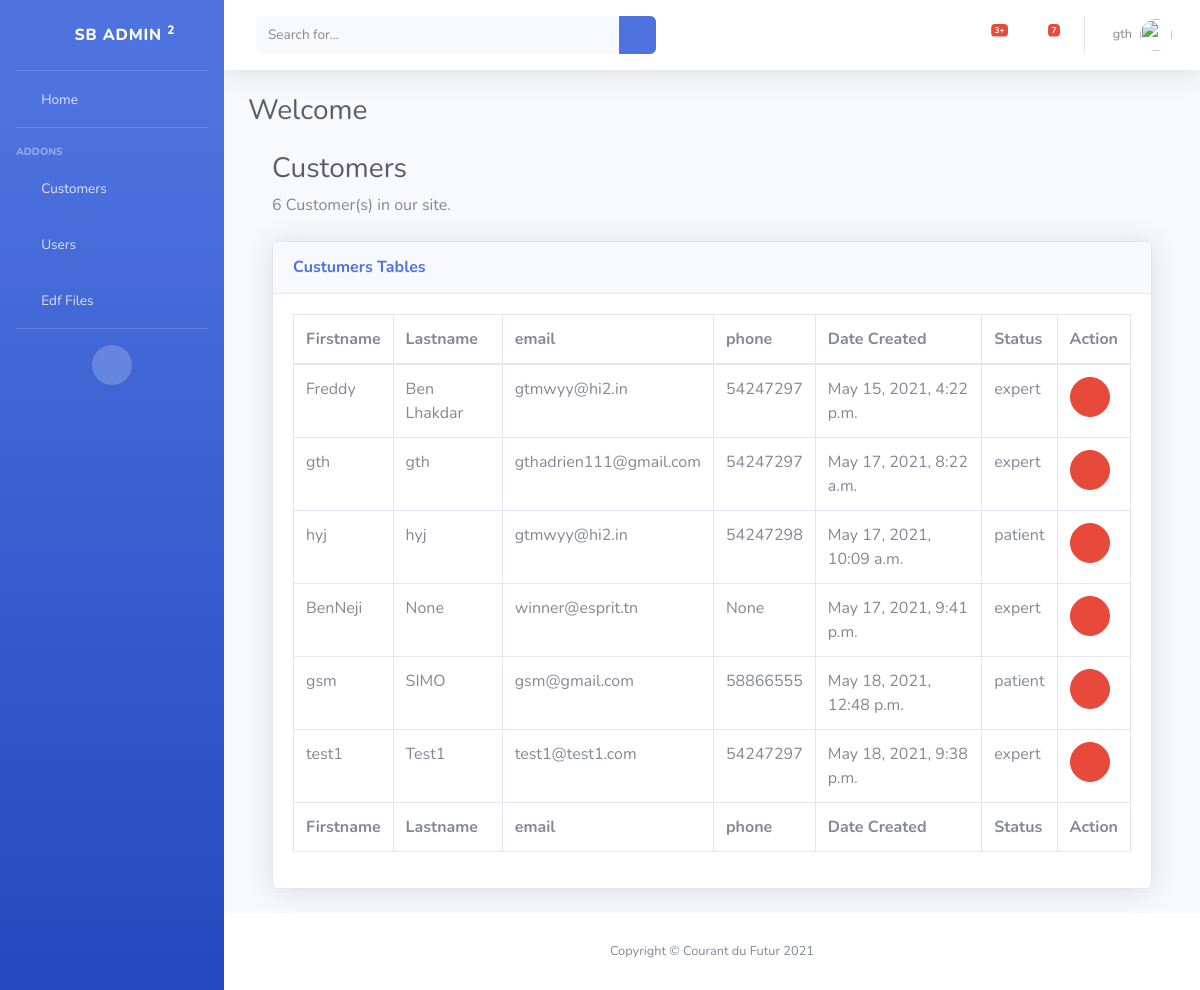
The page /dashboard/ (signed in) on the database its author committed.
### plateform/models.py (models this page shows, shortened)
class Customer(models.Model):
    STATUS = (
        ('patient','patient'),
        ('expert','expert')
    )
    user = models.OneToOneField(User,null=True,on_delete=models.CASCADE)
    lastname = models.CharField(max_length=100,null=True)
    firstname = models.CharField(max_length=100,null=True)
    email = models.CharField(max_length=100,null=True)
    phone = models.CharField(max_length=20,null=True)
    date_created = models.DateTimeField(auto_now_add=True,null=True)
    status = models.CharField(max_length=100,null=True,choices=STATUS)

### plateform/decorators.py (the view)
    def wrapper_function(request, *args, **kwargs):
            group = None
            if request.user.groups.exists():
                group = request.user.groups.all()[0].name
                print(group)
            if group == 'customer':
                return redirect('home')
            if group == 'admin':
                return view_func(request, *args, **kwargs)
            else:
                return redirect('home')

### plateform/views.py (called while the page is built)
@login_required(login_url='login')
@admin_only
def dashboard(request):
    customers = Customer.objects.all()
    total = customers.count()
    context =  {
        'total':total,
        'customers':customers
    }
    return render(request,'plateform/dashboard.html',context)

### plateform/templates/plateform/dashboard.html
{% extends 'plateform/base_admin.html' %}
{% load static %}
{% block content %}
    <h1 class="h3 mb-4 text-gray-800">Welcome</h1>
    <div class="container-fluid">
        <h1 class="h3 mb-2 text-gray-800">Customers</h1>
        <p class="mb-4">{{ total }} Customer(s) in our site.</p>
        <div class="card shadow mb-4">
            <div class="card-header py-3">
                <h6 class="m-0 font-weight-bold text-primary">Custumers Tables</h6>
            </div>
            <div class="card-body">
                <div class="table-responsive">
                    <table class="table table-bordered" id="dataTable" width="100%" cellspacing="0">
                        <thead>
                            <tr>
                                <th>Firstname</th>
                                <th>Lastname</th>
                                <th>email</th>
                                <th>phone</th>
                                <th>Date Created</th>
                                <th>Status</th>
                                <th>Action</th>
                            </tr>
                        </thead>
                        <tfoot>
                            <tr>
                                <th>Firstname</th>
                                <th>Lastname</th>
                                <th>email</th>
                                <th>phone</th>
                                <th>Date Created</th>
                                <th>Status</th>
                                <th>Action</th>
                            </tr>
                        </tfoot>
                        <tbody>
                            {% for c in customers%}
                            <tr>
                                <td>{{c.firstname}}</td>
                                <td>{{c.lastname}}</td>
                                <td>{{c.email}}</td>
                                <td>{{c.phone}}</td>
                                <td>{{c.date_created}}</td>
                                <td>{{c.status}}</td>
                                <td>
                                    <a href="#" class="btn btn-danger btn-circle">
                                        <i class="fas fa-trash"></i>
                                    </a>
                                </td>
                            </tr>
                            {% endfor %}
                        </tbody>
                    </table>
                </div>
            </div>
        </div>
    </div>
{% endblock content %}

### plateform/templates/plateform/base_admin.html (shortened to what this page needs)
{% load static %}
<!DOCTYPE html>
<html lang="en">
<head>
    <link href="{% static 'vendor/fontawesome-free/css/all.min.css' %}" rel="stylesheet" type="text/css">
    <link href="{% static 'css/sb-admin-2.min.css' %}" rel="stylesheet">
</head>
<body id="page-top">
    <div id="wrapper">
        <ul class="navbar-nav bg-gradient-primary sidebar sidebar-dark accordion" id="accordionSidebar">
            <a class="sidebar-brand d-flex align-items-center justify-content-center" href="{% url 'home' %}">
                <div class="sidebar-brand-icon rotate-n-15">
                    <i class="fas fa-laugh-wink"></i>
                </div>
                <div class="sidebar-brand-text mx-3">SB Admin <sup>2</sup></div>
            </a>
            <hr class="sidebar-divider my-0">
            <li class="nav-item">
                <a class="nav-link" href="{% url 'home' %}">
                    <i class="fas fa-fw fa-tachometer-alt"></i>
                    <span>Home</span></a>
            </li>
            <hr class="sidebar-divider">
            <div class="sidebar-heading">
                Addons
            </div>
            <li class="nav-item">
                <a class="nav-link" href="{% url 'dashboard' %}">
                    <i class="fas fa-fw fa-chart-area"></i>
                    <span>Customers</span></a>
            </li>
            <li class="nav-item">
                <a class="nav-link" href="{% url 'dashboard_user' %}">
                    <i class="fas fa-fw fa-chart-area"></i>
                    <span>Users</span></a>
            </li>
            <li class="nav-item">
                <a class="nav-link" href="{% url 'dashboard_edf' %}">
                    <i class="fas fa-fw fa-table"></i>
                    <span>Edf Files</span></a>
            </li>
            <hr class="sidebar-divider d-none d-md-block">
            <div class="text-center d-none d-md-inline">
                <button class="rounded-circle border-0" id="sidebarToggle"></button>
            </div>
        </ul>
        <div id="content-wrapper" class="d-flex flex-column">
            <div id="content">
                <nav class="navbar navbar-expand navbar-light bg-white topbar mb-4 static-top shadow">
                    <form
                        class="d-none d-sm-inline-block form-inline mr-auto ml-md-3 my-2 my-md-0 mw-100 navbar-search">
                        <div class="input-group">
                            <input type="text" class="form-control bg-light border-0 small" placeholder="Search for..."
                                aria-label="Search" aria-describedby="basic-addon2">
                            <div class="input-group-append">
                                <button class="btn btn-primary" type="button">
                                    <i class="fas fa-search fa-sm"></i>
                                </button>
                            </div>
                        </div>
                    </form>
                    <ul class="navbar-nav ml-auto">
                        <li class="nav-item dropdown no-arrow mx-1">
                            <a class="nav-link dropdown-toggle" href="#" id="alertsDropdown" role="button"
                                data-toggle="dropdown" aria-haspopup="true" aria-expanded="false">
                                <i class="fas fa-bell fa-fw"></i>
                                <span class="badge badge-danger badge-counter">3+</span>
                            </a>
                        </li>
                        <li class="nav-item dropdown no-arrow mx-1">
                            <a class="nav-link dropdown-toggle" href="#" id="messagesDropdown" role="button"
                                data-toggle="dropdown" aria-haspopup="true" aria-expanded="false">
                                <i class="fas fa-envelope fa-fw"></i>
                                <span class="badge badge-danger badge-counter">7</span>
                            </a>
                        </li>
                        <li class="nav-item dropdown no-arrow">
                            <a class="nav-link dropdown-toggle" href="#" id="userDropdown" role="button"
                                data-toggle="dropdown" aria-haspopup="true" aria-expanded="false">
                                <span class="mr-2 d-none d-lg-inline text-gray-600 small">{{request.user}}</span>
                                <img class="img-profile rounded-circle"
                                    src="{% static 'img/undraw_profile.svg' %}">
                            </a>
                        </li>
                    </ul>
                </nav>
                <div class="container-fluid">
                    {% block content %}
                    {% endblock content %}
                </div>
            </div>
            <footer class="sticky-footer bg-white">
                <div class="container my-auto">
                    <div class="copyright text-center my-auto">
                        <span>Copyright &copy; Courant du Futur 2021</span>
                    </div>
                </div>
            </footer>
        </div>
    </div>
</body>
</html>

### rows shown on the page
Customer: firstname "Freddy", lastname "Ben Lhakdar", email "gtmwyy@hi2.in", phone "54247297", date_created "May 15, 2021, 4:22 p.m.", status "expert"
Customer: firstname "gth", lastname "gth", email "gthadrien111@gmail.com", phone "54247297", date_created "May 17, 2021, 8:22 a.m.", status "expert"
Customer: firstname "hyj", lastname "hyj", email "gtmwyy@hi2.in", phone "54247298", date_created "May 17, 2021, 10:09 a.m.", status "patient"
Customer: firstname "BenNeji", lastname "None", email "winner@esprit.tn", phone "None", date_created "May 17, 2021, 9:41 p.m.", status "expert"
Customer: firstname "gsm", lastname "SIMO", email "gsm@gmail.com", phone "58866555", date_created "May 18, 2021, 12:48 p.m.", status "patient"
Customer: firstname "test1", lastname "Test1", email "test1@test1.com", phone "54247297", date_created "May 18, 2021, 9:38 p.m.", status "expert"

### other values the page prints
{{ request.user }} "gth"
{{ total }} "6"
